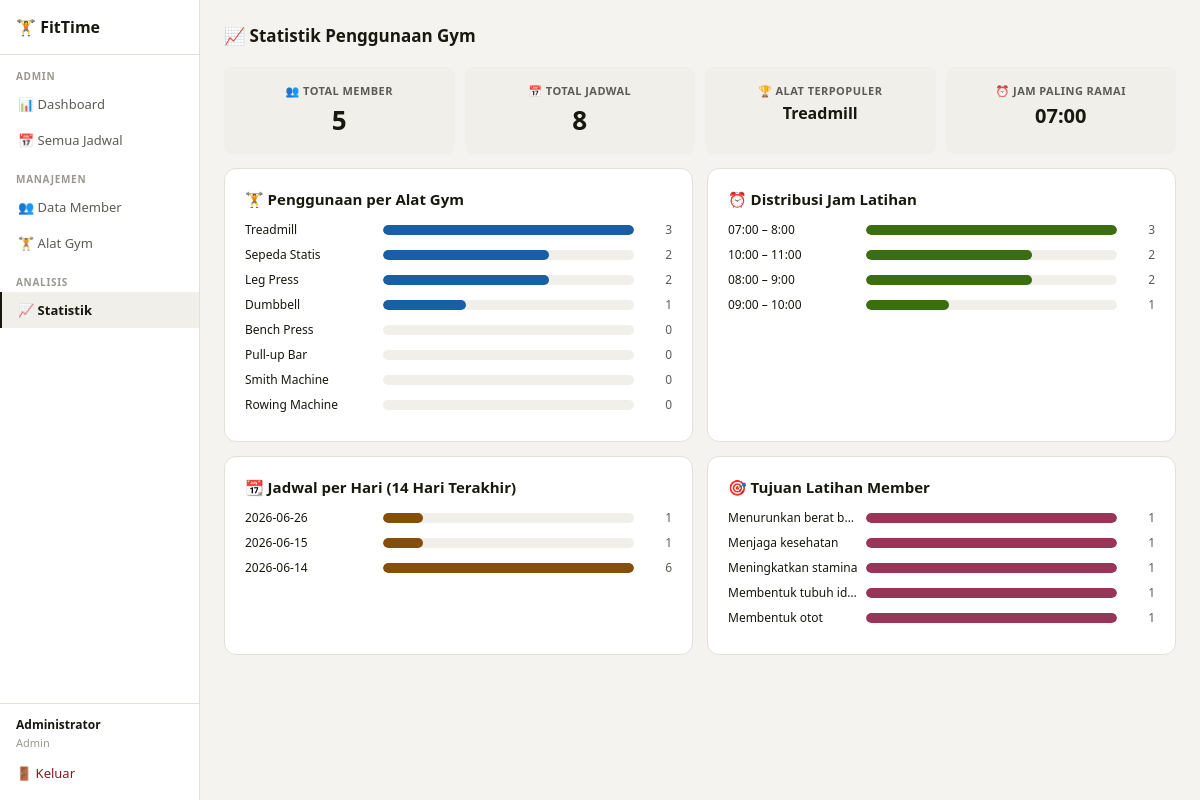
Screenshot of /admin/statistik (signed in) with the database file from the repository.
### tables this page shows
CREATE TABLE alat_gym (
            id INTEGER PRIMARY KEY AUTOINCREMENT,
            nama TEXT UNIQUE NOT NULL,
            deskripsi TEXT,
            kapasitas INTEGER DEFAULT 1,
            aktif INTEGER DEFAULT 1
        );

### app.py (the view)
@app.route('/admin/statistik')
@login_required('admin')
def admin_statistik():
    with get_db() as db:
        total_member = db.execute("SELECT COUNT(*) FROM users WHERE role='member'").fetchone()[0]
        total_jadwal = db.execute("SELECT COUNT(*) FROM jadwal").fetchone()[0]
        alat_populer = db.execute('''
            SELECT a.nama, COUNT(j.id) as cnt
            FROM alat_gym a LEFT JOIN jadwal j ON a.id=j.alat_id
            GROUP BY a.id ORDER BY cnt DESC LIMIT 8
        ''').fetchall()
        jam_ramai = db.execute('''
            SELECT substr(jam_mulai,1,2) as jam, COUNT(*) as cnt
            FROM jadwal GROUP BY jam ORDER BY cnt DESC LIMIT 10
        ''').fetchall()
        per_hari = db.execute('''
            SELECT tanggal, COUNT(*) as cnt FROM jadwal
            GROUP BY tanggal ORDER BY tanggal DESC LIMIT 14
        ''').fetchall()
        tujuan = db.execute('''
            SELECT tujuan_latihan, COUNT(*) as cnt FROM users
            WHERE role='member' AND tujuan_latihan IS NOT NULL
            GROUP BY tujuan_latihan ORDER BY cnt DESC
        ''').fetchall()
        return render_template('admin_statistik.html',
            total_member=total_member, total_jadwal=total_jadwal,
            alat_populer=alat_populer, jam_ramai=jam_ramai,
            per_hari=per_hari, tujuan=tujuan)

### app.py (called while the page is built)
def get_db():
    conn = sqlite3.connect(DB)
    conn.row_factory = sqlite3.Row
    return conn

def login_required(role=None):
    from functools import wraps
    def decorator(f):
        @wraps(f)
        def wrapped(*args,**kwargs):
            if 'user_id' not in session:
                flash('Silakan login terlebih dahulu.','warning')
                return redirect(url_for('login'))
            if role and session.get('role') != role:
                flash('Akses ditolak.','danger')
                return redirect(url_for('dashboard'))
            return f(*args,**kwargs)
        return wrapped
    return decorator

### templates/admin_statistik.html (shortened to what this page needs)
{% extends 'base.html' %}
{% block content %}
<div class="page-header">
  <div class="page-title">📈 Statistik Penggunaan Gym</div>
</div>
<div class="grid-4" style="margin-bottom:14px">
  <div class="stat-card"><div class="stat-lbl">👥 Total Member</div><div class="stat-val">{{ total_member }}</div></div>
  <div class="stat-card"><div class="stat-lbl">📅 Total Jadwal</div><div class="stat-val">{{ total_jadwal }}</div></div>
  <div class="stat-card"><div class="stat-lbl">🏆 Alat Terpopuler</div><div class="stat-val" style="font-size:16px">{{ alat_populer[0].nama if alat_populer else '—' }}</div></div>
  <div class="stat-card"><div class="stat-lbl">⏰ Jam Paling Ramai</div><div class="stat-val" style="font-size:20px">{{ jam_ramai[0].jam ~ ':00' if jam_ramai else '—' }}</div></div>
</div>
<div class="grid-2" style="margin-bottom:14px">
  <div class="card">
    <div class="section-title">🏋️ Penggunaan per Alat Gym</div>
    {% if alat_populer %}
    {% set max_c = alat_populer[0].cnt %}
    {% for a in alat_populer %}
    <div class="bar-row">
      <div class="bar-lbl" title="{{ a.nama }}">{{ a.nama }}</div>
      <div class="bar-track">
        <div class="bar-fill" style="width:{{ (a.cnt / max_c * 100)|int }}%;background:#185FA5"></div>
      </div>
      <div class="bar-num">{{ a.cnt }}</div>
    </div>
    {% endfor %}
    {% else %}<div class="empty">Belum ada data</div>{% endif %}
  </div>
  <div class="card">
    <div class="section-title">⏰ Distribusi Jam Latihan</div>
    {% if jam_ramai %}
    {% set max_j = jam_ramai[0].cnt %}
    {% for j in jam_ramai %}
    <div class="bar-row">
      <div class="bar-lbl">{{ j.jam }}:00 – {{ (j.jam|int + 1) }}:00</div>
      <div class="bar-track">
        <div class="bar-fill" style="width:{{ (j.cnt / max_j * 100)|int }}%;background:#3B6D11"></div>
      </div>
      <div class="bar-num">{{ j.cnt }}</div>
    </div>
    {% endfor %}
    {% else %}<div class="empty">Belum ada data</div>{% endif %}
  </div>
</div>
<div class="grid-2">
  <div class="card">
    <div class="section-title">📆 Jadwal per Hari (14 Hari Terakhir)</div>
    {% if per_hari %}
    {% set max_h = per_hari|map(attribute='cnt')|max %}
    {% for p in per_hari %}
    <div class="bar-row">
      <div class="bar-lbl">{{ p.tanggal }}</div>
      <div class="bar-track">
        <div class="bar-fill" style="width:{{ (p.cnt / max_h * 100)|int }}%;background:#854F0B"></div>
      </div>
      <div class="bar-num">{{ p.cnt }}</div>
    </div>
    {% endfor %}
    {% else %}<div class="empty">Belum ada data</div>{% endif %}
  </div>
  <div class="card">
    <div class="section-title">🎯 Tujuan Latihan Member</div>
    {% if tujuan %}
    {% set max_t = tujuan[0].cnt %}
    {% for t in tujuan %}
    <div class="bar-row">
      <div class="bar-lbl" title="{{ t.tujuan_latihan }}">{{ t.tujuan_latihan }}</div>
      <div class="bar-track">
        <div class="bar-fill" style="width:{{ (t.cnt / max_t * 100)|int }}%;background:#993556"></div>
      </div>
      <div class="bar-num">{{ t.cnt }}</div>
    </div>
    {% endfor %}
    {% else %}<div class="empty">Belum ada data tujuan latihan</div>{% endif %}
  </div>
</div>
{% endblock %}

### templates/base.html (style rules this page uses)
:root { --bg:#f4f3ef;--surface:#fff;--surface2:#f0efe9;--border:#e2dfd6;--border2:#c8c5b8; --text:#18180f;--text2:#5c5b55;--text3:#9a9890; --blue:#185FA5;--blue-bg:#e6f1fb;--blue-t:#0c447c; --green:#3B6D11;--green-bg:#eaf3de;--green-t:#27500a; --red:#A32D2D;--red-bg:#fcebeb;--red-t:#791f1f; --amber:#854F0B;--amber-bg:#faeeda;--amber-t:#633806; --r:8px;--rl:12px; }
* { box-sizing:border-box;margin:0;padding:0 }
body { font-family:'Segoe UI',system-ui,sans-serif;background:var(--bg);color:var(--text);font-size:14px;min-height:100vh }
.card { background:var(--surface);border:1px solid var(--border);border-radius:var(--rl);padding:1.25rem }
.grid-2 { display:grid;grid-template-columns:1fr 1fr;gap:14px }
.grid-4 { display:grid;grid-template-columns:repeat(4,1fr);gap:10px }
.stat-card { background:var(--surface2);border-radius:var(--r);padding:1rem;text-align:center }
.stat-lbl { font-size:11px;color:var(--text2);margin-bottom:4px;font-weight:700;text-transform:uppercase;letter-spacing:.04em }
.stat-val { font-size:26px;font-weight:700 }
.section-title { font-size:15px;font-weight:700;color:var(--text);margin-bottom:12px }
.bar-row { display:flex;align-items:center;gap:8px;margin-bottom:8px }
.bar-lbl { width:130px;flex-shrink:0;font-size:12px;white-space:nowrap;overflow:hidden;text-overflow:ellipsis }
.bar-track { flex:1;height:10px;background:var(--surface2);border-radius:99px;overflow:hidden }
.bar-fill { height:10px;border-radius:99px }
.bar-num { width:30px;text-align:right;font-size:12px;color:var(--text2) }
.page-header { display:flex;align-items:center;justify-content:space-between;margin-bottom:1.25rem;flex-wrap:wrap;gap:8px }
.page-title { font-size:17px;font-weight:800;color:var(--text);display:flex;align-items:center;gap:8px }

### rows the page displays
alat_gym: nama "Treadmill", {{ (a.cnt / max_c * 100)|int }} 100 (drawn), cnt "3"
alat_gym: nama "Sepeda Statis", {{ (a.cnt / max_c * 100)|int }} 66 (drawn), cnt "2"
alat_gym: nama "Leg Press", {{ (a.cnt / max_c * 100)|int }} 66 (drawn), cnt "2"
alat_gym: nama "Dumbbell", {{ (a.cnt / max_c * 100)|int }} 33 (drawn), cnt "1"
alat_gym: nama "Bench Press", cnt "0"
alat_gym: nama "Pull-up Bar", cnt "0"
alat_gym: nama "Smith Machine", cnt "0"
alat_gym: nama "Rowing Machine", cnt "0"

### other values shown
{{ session.nama }} "Administrator"
{{ session.role|capitalize }} "Admin"
{{ total_member }} "5"
{{ total_jadwal }} "8"
{{ jam_ramai[0].jam ~ ':00' if jam_ramai else '—' }} "07:00"
{{ j.jam }} "07" "10" "08" "09"
{{ (j.jam|int + 1) }} "8" "11" "9" "10"
{{ j.cnt }} "3" "2" "2" "1"
{{ p.tanggal }} "2026-06-26" "2026-06-15" "2026-06-14"
{{ p.cnt }} "1" "1" "6"
{{ t.tujuan_latihan }} "Menurunkan berat b…" "Menjaga kesehatan" "Meningkatkan stamina" "Membentuk tubuh id…" "Membentuk otot"
{{ t.cnt }} "1" "1" "1" "1" "1"
